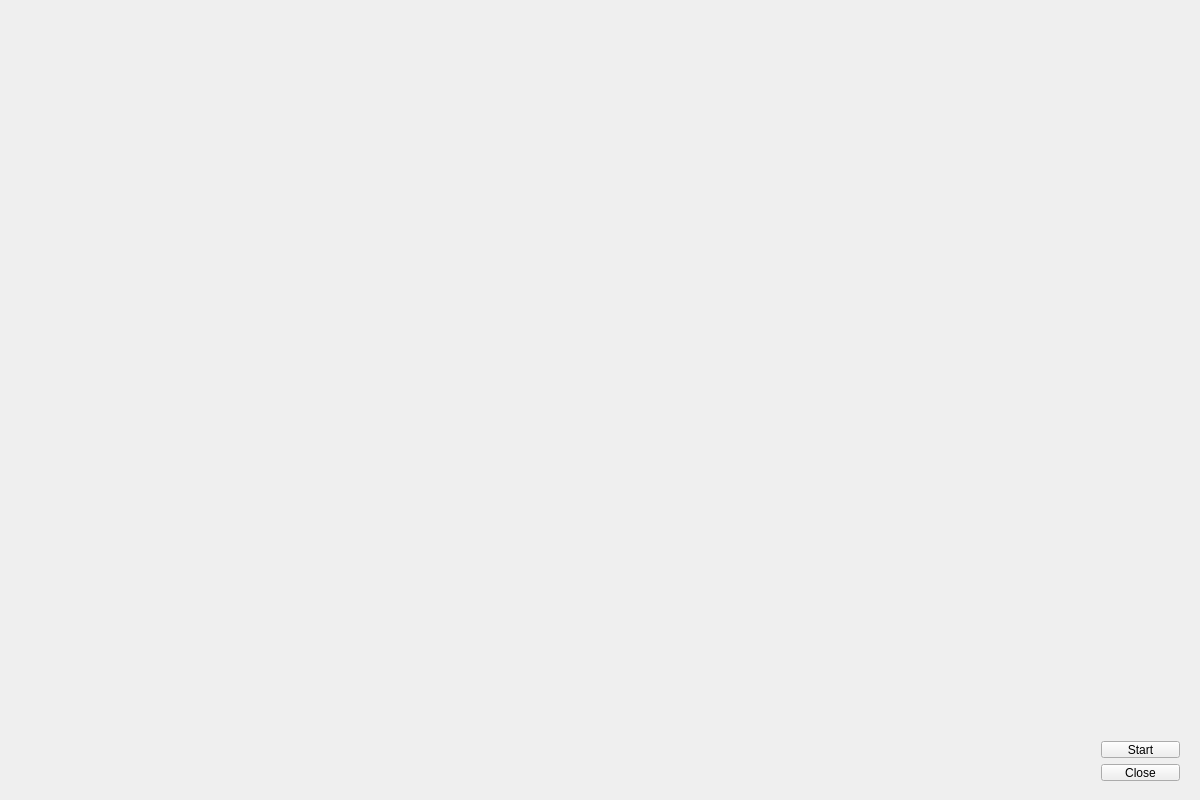
<?xml version="1.0" encoding="UTF-8"?>
<ui version="4.0">
 <class>TunerGUI</class>
 <widget class="QWidget" name="TunerGUI">
  <property name="geometry">
   <rect>
    <x>0</x>
    <y>0</y>
    <width>1200</width>
    <height>800</height>
   </rect>
  </property>
  <property name="windowTitle">
   <string>TunerGUI</string>
  </property>
  <widget class="QWidget" name="layoutWidget">
   <property name="geometry">
    <rect>
     <x>1090</x>
     <y>730</y>
     <width>101</width>
     <height>62</height>
    </rect>
   </property>
   <layout class="QVBoxLayout" name="verticalLayout">
    <item>
     <widget class="QPushButton" name="startButton">
      <property name="text">
       <string>Start</string>
      </property>
     </widget>
    </item>
    <item>
     <widget class="QPushButton" name="closeButton">
      <property name="text">
       <string>Close</string>
      </property>
     </widget>
    </item>
   </layout>
  </widget>
  <widget class="QCustomPlot" name="PSDGraph" native="true">
   <property name="geometry">
    <rect>
     <x>10</x>
     <y>250</y>
     <width>1171</width>
     <height>211</height>
    </rect>
   </property>
  </widget>
  <widget class="QWidget" name="layoutWidget">
   <property name="geometry">
    <rect>
     <x>10</x>
     <y>470</y>
     <width>474</width>
     <height>19</height>
    </rect>
   </property>
   <layout class="QHBoxLayout" name="horizontalLayout">
    <item>
     <widget class="QLabel" name="label">
      <property name="text">
       <string>Frequency:</string>
      </property>
     </widget>
    </item>
    <item>
     <widget class="QLabel" name="label_2">
      <property name="text">
       <string/>
      </property>
     </widget>
    </item>
    <item>
     <widget class="QLabel" name="label_5">
      <property name="text">
       <string>Tone:</string>
      </property>
     </widget>
    </item>
    <item>
     <widget class="QLabel" name="label_4">
      <property name="text">
       <string/>
      </property>
     </widget>
    </item>
    <item>
     <widget class="QLabel" name="label_3">
      <property name="text">
       <string>Cents:</string>
      </property>
     </widget>
    </item>
    <item>
     <widget class="QLabel" name="label_6">
      <property name="text">
       <string/>
      </property>
     </widget>
    </item>
   </layout>
  </widget>
  <widget class="QCustomPlot" name="InputGraph" native="true">
   <property name="geometry">
    <rect>
     <x>9</x>
     <y>19</y>
     <width>1171</width>
     <height>211</height>
    </rect>
   </property>
  </widget>
 </widget>
 <layoutdefault spacing="6" margin="11"/>
 <customwidgets>
  <customwidget>
   <class>QCustomPlot</class>
   <extends>QWidget</extends>
   <header>qcustomplot.h</header>
   <container>1</container>
  </customwidget>
 </customwidgets>
 <resources/>
 <connections/>
</ui>
